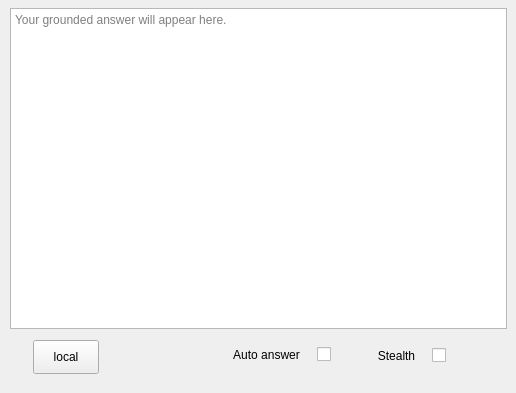
<?xml version="1.0" encoding="UTF-8"?>
<ui version="4.0">
 <class>PrxmptPlotPopupForm</class>
 <widget class="QWidget" name="PlotPopupRoot">
  <property name="geometry"><rect><x>0</x><y>0</y><width>516</width><height>393</height></rect></property>
  <property name="minimumSize"><size><width>516</width><height>393</height></size></property>
  <property name="maximumSize"><size><width>516</width><height>393</height></size></property>
  <widget class="QFrame" name="PlotCard">
   <property name="geometry"><rect><x>0</x><y>0</y><width>516</width><height>393</height></rect></property>
   <property name="minimumSize"><size><width>516</width><height>393</height></size></property>
   <property name="maximumSize"><size><width>516</width><height>393</height></size></property>
   <property name="frameShape"><enum>QFrame::NoFrame</enum></property>
   <widget class="QPlainTextEdit" name="AnswerView">
    <property name="geometry"><rect><x>10</x><y>8</y><width>497</width><height>321</height></rect></property>
    <property name="readOnly"><bool>true</bool></property>
    <property name="placeholderText"><string>Your grounded answer will appear here.</string></property>
   </widget>
   <widget class="QLabel" name="PopupErrorMirror">
    <property name="geometry"><rect><x>22</x><y>18</y><width>472</width><height>64</height></rect></property>
    <property name="text"><string/></property>
    <property name="wordWrap"><bool>true</bool></property>
    <property name="visible"><bool>false</bool></property>
   </widget>
   <widget class="QPushButton" name="ModelBadge">
    <property name="geometry"><rect><x>33</x><y>340</y><width>66</width><height>34</height></rect></property>
    <property name="text"><string>local</string></property>
   </widget>
   <widget class="QLabel" name="AutoAnswerLabel">
    <property name="geometry"><rect><x>223</x><y>348</y><width>87</width><height>14</height></rect></property>
    <property name="text"><string>Auto answer</string></property>
    <property name="alignment"><set>Qt::AlignCenter</set></property>
   </widget>
   <widget class="ToggleSwitch" name="AutoAnswerSwitch">
    <property name="geometry"><rect><x>317</x><y>332</y><width>45</width><height>45</height></rect></property>
   </widget>
   <widget class="QLabel" name="StealthLabel">
    <property name="geometry"><rect><x>372</x><y>349</y><width>49</width><height>14</height></rect></property>
    <property name="text"><string>Stealth</string></property>
    <property name="alignment"><set>Qt::AlignCenter</set></property>
   </widget>
   <widget class="ToggleSwitch" name="StealthSwitch">
    <property name="geometry"><rect><x>432</x><y>333</y><width>45</width><height>45</height></rect></property>
   </widget>
  </widget>
 </widget>
 <customwidgets>
  <customwidget>
   <class>ToggleSwitch</class>
   <extends>QCheckBox</extends>
   <header>clearcue.ui.popup_cluster</header>
  </customwidget>
 </customwidgets>
 <resources/>
 <connections/>
</ui>
